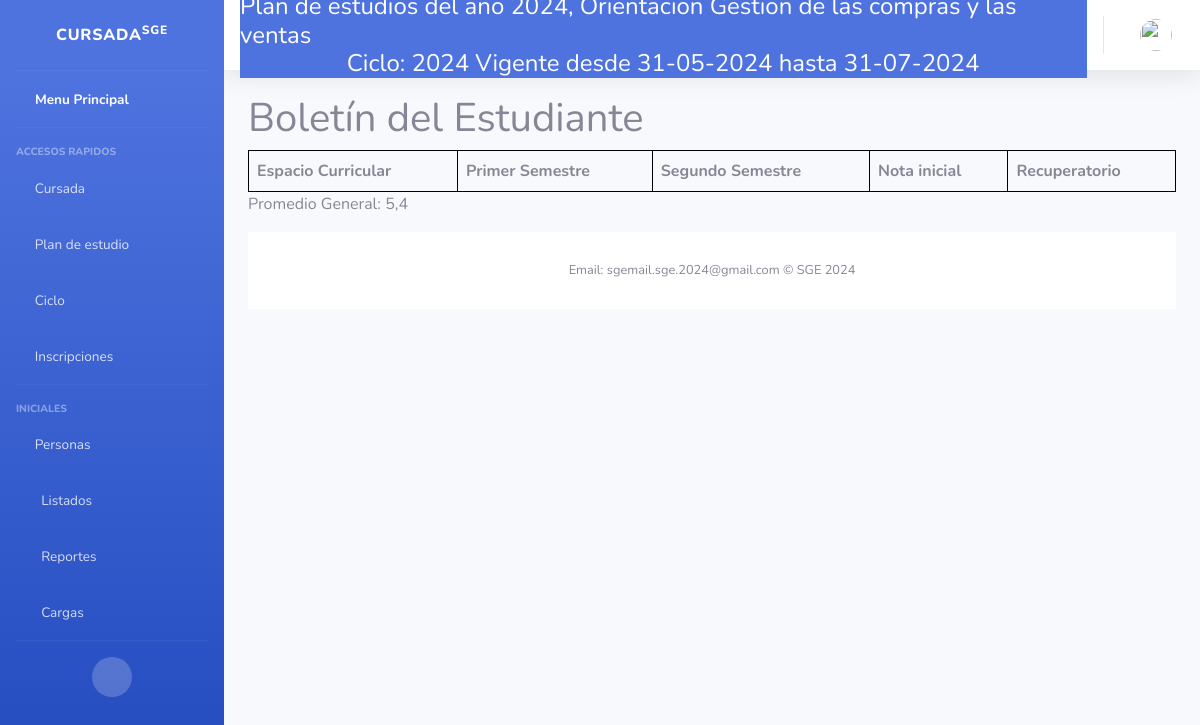
The app's page /Clases/boletin/4/4/ with its own data.
### Core/models.py (models this page shows, shortened)
class Ciclo (models.Model):
    anioCalendario = models.CharField(
        help_text="Ej: 2024",
        max_length=4,
        unique= True)
    fechaInicio = models.DateField(help_text="Ej: 16/02/2024",
                                   default=now)
    plan = models.ForeignKey(PlanDeEstudios, blank=False, on_delete=models.CASCADE)
    fechaFin = models.DateField(help_text="Ej: 28/11/2024",)
    esActual = models.BooleanField(
        default= True
    )
    def __str__(self):
        return "{0} Vigente desde {1} hasta {2}".format(self.anioCalendario,self.fechaInicio.strftime("%d-%m-%Y"), self.fechaFin.strftime("%d-%m-%Y"))

class Instancia(models.Model):
    ciclo = models.ForeignKey(Ciclo, on_delete=models.CASCADE)
    nombre = models.CharField(help_text="Ej: Nota Final"
                              ,max_length= 50)
    disponible = models.BooleanField(default = False)
    fecha_inicio = models.DateField(help_text="Ej: 16/02/2024",
                                   default=now)
    fecha_fin = models.DateField(help_text="Ej: 16/02/2024")
    def __str__(self):
        return "Instancia: {0}, disponible hasta: {1}".format(self.nombre, self.fecha_fin)

### Clases/views.py (the view)
# urls.py: path('boletin/<int:estudiante_id>/<int:ciclo_id>/', views.boletinEstudiante, name='boletin'),
def boletinEstudiante(request, estudiante_id, ciclo_id):
    inscripcion = Inscripcion.objects.get(estudiante_id = estudiante_id, ciclo_id= ciclo_id)
    instancias = list(Instancia.objects.all())
    print(instancias)
    print("Anio de inscripcion",inscripcion.anio.id)
    espacios = EspacioCurricular.objects.filter(anio_id= inscripcion.anio.id,plan = PlanDeEstudios.objects.get(id = Ciclo.objects.get(id = ciclo_id).plan.id))
    print("espacios", espacios)
    instancias = list(Ciclo.objects.get(pk=ciclo_id).calificacion_set.filter(estudiante_id=estudiante_id).values_list('instancia__nombre', flat=True).distinct())
    print("instancias",instancias)
    calificaciones = Calificacion.objects.filter(estudiante_id=estudiante_id, ciclo_id=ciclo_id)
    print("Calificaciones",calificaciones)
    promedio_general = calificaciones.aggregate(promedio_general=Avg('nota'))['promedio_general']
    return render(request, 'Calificacion/boletinEstudiante.html',
                  {'calificaciones': calificaciones,
                   'espacios': espacios,
                   'promedio':promedio_general,
                   'instancias': instancias
                   })

### Core/models.py (called while the page is built)
    def __str__(self):
        return "Plan de estudios del año {0}, Orientacion {1}".format(self.anio, self.orientacion)

### Clases/templates/Calificacion/boletinEstudiante.html (shortened to what this page needs)
{% extends 'index.html' %}
{% load bootstrap5 %}
{% block content %}
<head>
</head>
<body>
    <h1>Boletín del Estudiante</h1>
    <table>
        <thead>
            <tr>
                <th>Espacio Curricular</th>
                {% for instancia in instancias %}
                <th>{{ instancia }}</th>
                {% endfor %}
            </tr>
        </thead>
    </table>
    <p>Promedio General: {{ promedio }}</p>
</body>
</html>
{% endblock %}

### principal/templates/index.html (shortened to what this page needs)
<!DOCTYPE html>
<html lang="en">
<head>
    <link href="https://cdn.jsdelivr.net/npm/bootstrap@5.2.3/dist/css/bootstrap.min.css" rel="stylesheet">
    <link href= "{% static 'vendor/fontawesome-free/css/all.min.css' %}" rel="stylesheet" type="text/css">
    <link href="{% static 'css/sb-admin-2.min.css' %}" rel="stylesheet">
    {% load bootstrap5 %}
</head>
{% block sidebar %}
<body id="page-top">
    <div id="wrapper">
        <ul class="navbar-nav bg-gradient-primary sidebar sidebar-dark accordion" id="accordionSidebar">
            <a class="sidebar-brand d-flex align-items-center justify-content-center" href="/">
                <div class="sidebar-brand-text mx-3">Cursada<sup>SGE</sup></div>
            </a>
            <hr class="sidebar-divider my-0">
            <li class="nav-item active">
                <a class="nav-link" href="/">
                    <i class="fas fa-school "></i>
                    <span>Menu Principal</span></a>
            </li>
            <hr class="sidebar-divider">
            <div class="sidebar-heading">
                Accesos Rapidos
            </div>
            {% if request.hayCicloActivo %}
            <li class="nav-item">
                <a class="nav-link collapsed" href="#" data-toggle="collapse" data-target="#collapseTree"
                    aria-expanded="true" aria-controls="collapseTwo">
                    <i class="far fa-file"></i>
                    <span>Cursada</span>
                </a>
            </li>
            {% endif %}
            <li class="nav-item">
                <a class="nav-link collapsed" href="#" data-toggle="collapse" data-target="#collapseTwo"
                    aria-expanded="true" aria-controls="collapseTwo">
                    <i class="far fa-calendar-alt "></i>
                    <span>Plan de estudio</span>
                </a>
            </li>
            {% if request.hayPlan %}
            <li class="nav-item">
                <a class="nav-link collapsed" href="#" data-toggle="collapse" data-target="#collapseCiclo"
                    aria-expanded="true" aria-controls="collapseTwo">
                    <i class="fas fa-chalkboard-teacher"></i>
                    <span>Ciclo</span>
                </a>
            </li>
            {% endif %}
            {% if request.hayCicloActivo %}
            <li class="nav-item">
                <a class="nav-link collapsed" href="#" data-toggle="collapse" data-target="#collapseUtilities"
                    aria-expanded="true" aria-controls="collapseUtilities">
                    <i class="fas fa-user-check"></i>
                    <span>Inscripciones</span>
                </a>
            </li>
            {% endif %}
            <hr class="sidebar-divider">
            <div class="sidebar-heading">
                Iniciales
            </div>
            <li class="nav-item">
                <a class="nav-link collapsed" href="#" data-toggle="collapse" data-target="#collapsePages"
                    aria-expanded="true" aria-controls="collapsePages">
                    <i class="fas fa-user-graduate fa-folder"></i>
                    <span>Personas</span>
                </a>
            </li>
            <li class="nav-item">
                <a class="nav-link collapsed" href="#" data-toggle="collapse" data-target="#collapseList"
                    aria-expanded="true" aria-controls="collapsePages">
                    <i class="fas fa-fw fa-table"></i>
                    <span>Listados</span>
                </a>
            </li>
            <li class="nav-item">
                <a class="nav-link collapsed" href="#" data-toggle="collapse" data-target="#collapseRep"
                    aria-expanded="true" aria-controls="collapsePages">
                    <i class="fas fa-fw fa-chart-area"></i>
                    <span>Reportes</span>
                </a>
            </li>
            <li class="nav-item">
                <a class="nav-link collapsed" href="#" data-toggle="collapse" data-target="#collapseCargas"
                    aria-expanded="true" aria-controls="collapsePages">
                    <i class="fas fa-fw fa-chart-area"></i>
                    <span>Cargas</span>
                </a>
            </li>
            <hr class="sidebar-divider d-none d-md-block">
            <div class="text-center d-none d-md-inline">
                <button class="rounded-circle border-0" id="sidebarToggle"></button>
            </div>
            {% endblock sidebar %}
        </ul>
        <div id="content-wrapper" class="d-flex flex-column">
            <div id="content">
<nav class="navbar navbar-expand navbar-light bg-white topbar mb-4 static-top shadow">
    <div class="container input-group btn-primary d-flex flex-column">
        {% if request.hayPlan %}
        <h4 class="mb-0">{{request.plan}}</h4>
        {% else %}
        <h4> No hay plan vigente</h4>
        {% endif %}
        {% if request.ciclo %}
        <h4 class="mb-0">Ciclo: {{request.ciclo}}</h4>
        {% else %}
        <h4> No hay ciclo vigente</h4>
        {% endif %}
    </div>
    <ul class="navbar-nav ml-auto">
        <li class="nav-item dropdown no-arrow">
            <a class="nav-link dropdown-toggle" href="#" id="userDropdown" role="button"
                data-toggle="dropdown" aria-haspopup="true" aria-expanded="false">
                <img class="img-profile rounded-circle" src="{% static 'img/undraw_profile.svg' %}">
            </a>
        </li>
    </ul>
</nav>
                <div class="container-fluid">
                {% block content %}{% endblock content %}
    {% block footer %}
    <footer class="sticky-footer bg-white">
        <div class="container my-auto">
            <div class="copyright text-center my-auto">
                <span>Email: sgemail.sge.2024@gmail.com &copy; SGE 2024</span>
            </div>
        </div>
    </footer>
    {% endblock footer %}
</body>
</html>

### Clases/templates/Calificacion/boletinEstudiante.html (style rules this page uses)
table { border-collapse: collapse; width: 100%; }
th, td { border: 1px solid black; padding: 8px; text-align: left; }

### records on screen
Ciclo: ciclo "2024 Vigente desde 31-05-2024 hasta 31-07-2024"
Instancia: nombre "Primer Semestre"
Instancia: nombre "Segundo Semestre"
Instancia: nombre "Nota inicial"
Instancia: nombre "Recuperatorio"

### other values on screen
{{ promedio }} "5,4"
